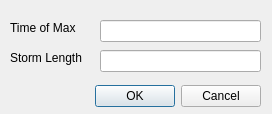
<?xml version="1.0" encoding="UTF-8"?>
<ui version="4.0">
 <class>ExpoModulationDialog</class>
 <widget class="QDialog" name="ExpoModulationDialog">
  <property name="geometry">
   <rect>
    <x>0</x>
    <y>0</y>
    <width>272</width>
    <height>114</height>
   </rect>
  </property>
  <property name="windowTitle">
   <string>Dialog</string>
  </property>
  <widget class="QDialogButtonBox" name="buttonBox">
   <property name="geometry">
    <rect>
     <x>-80</x>
     <y>80</y>
     <width>341</width>
     <height>32</height>
    </rect>
   </property>
   <property name="orientation">
    <enum>Qt::Horizontal</enum>
   </property>
   <property name="standardButtons">
    <set>QDialogButtonBox::Cancel|QDialogButtonBox::Ok</set>
   </property>
  </widget>
  <widget class="QLabel" name="labelTimeofMax">
   <property name="geometry">
    <rect>
     <x>10</x>
     <y>20</y>
     <width>71</width>
     <height>16</height>
    </rect>
   </property>
   <property name="text">
    <string>Time of Max</string>
   </property>
  </widget>
  <widget class="QLabel" name="labelStormLength">
   <property name="geometry">
    <rect>
     <x>10</x>
     <y>50</y>
     <width>81</width>
     <height>16</height>
    </rect>
   </property>
   <property name="text">
    <string>Storm Length</string>
   </property>
  </widget>
  <widget class="QLineEdit" name="lineEditTimeofMax">
   <property name="geometry">
    <rect>
     <x>100</x>
     <y>20</y>
     <width>161</width>
     <height>22</height>
    </rect>
   </property>
  </widget>
  <widget class="QLineEdit" name="lineEditStormLength">
   <property name="geometry">
    <rect>
     <x>100</x>
     <y>50</y>
     <width>161</width>
     <height>22</height>
    </rect>
   </property>
  </widget>
 </widget>
 <resources/>
 <connections>
  <connection>
   <sender>buttonBox</sender>
   <signal>accepted()</signal>
   <receiver>ExpoModulationDialog</receiver>
   <slot>accept()</slot>
   <hints>
    <hint type="sourcelabel">
     <x>248</x>
     <y>254</y>
    </hint>
    <hint type="destinationlabel">
     <x>157</x>
     <y>274</y>
    </hint>
   </hints>
  </connection>
  <connection>
   <sender>buttonBox</sender>
   <signal>rejected()</signal>
   <receiver>ExpoModulationDialog</receiver>
   <slot>reject()</slot>
   <hints>
    <hint type="sourcelabel">
     <x>316</x>
     <y>260</y>
    </hint>
    <hint type="destinationlabel">
     <x>286</x>
     <y>274</y>
    </hint>
   </hints>
  </connection>
 </connections>
</ui>
